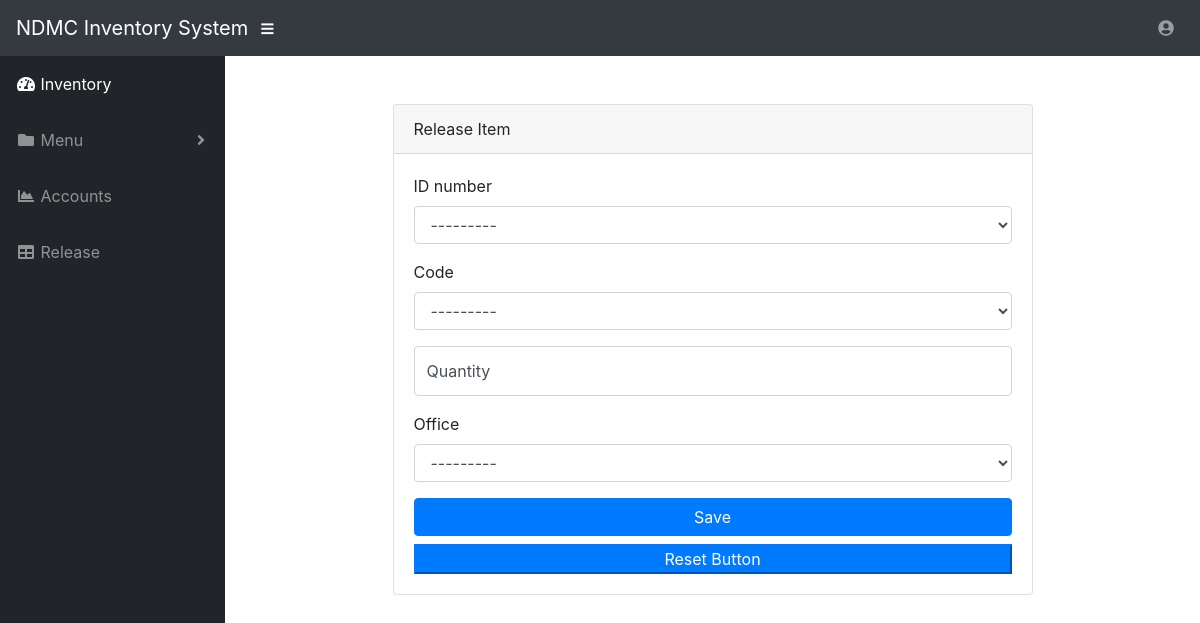
Before: /stock/release/ (signed in) with the older database file.
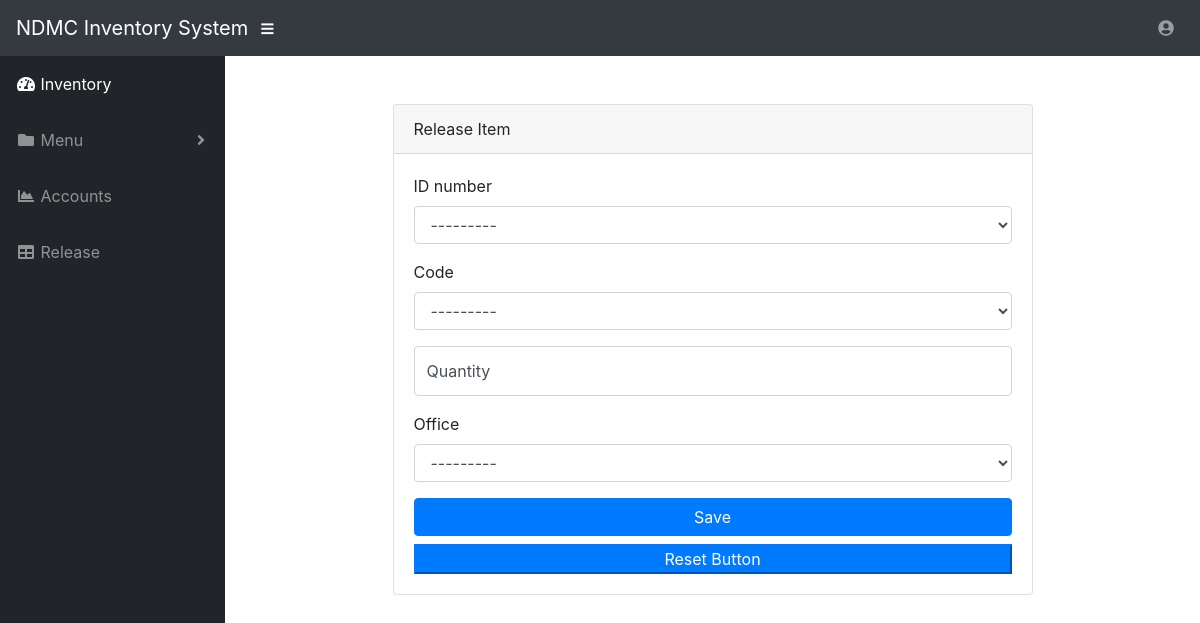
After: the same page with the newer database file.
### stock/models.py (models this page shows)
class Customer(models.Model):
    user                    = models.ForeignKey(User, on_delete=models.CASCADE)
    id_number               = models.CharField(max_length=255)
    last_name               = models.CharField(max_length=255)
    first_name              = models.CharField(max_length=255)
    middle_name             = models.CharField(max_length=255)
    course                  = models.ForeignKey('Course', on_delete=models.CASCADE)
    year                    = models.CharField(
                                                max_length=9,
                                                choices=YEAR_CHOICES,
                                                default='1st'
                                            )
    status                  = models.CharField(
                                                max_length=9,
                                                choices=STATUS_CHOICES,
                                                default='single'
                                            )
    date_created            = models.DateTimeField(auto_now_add=True)
    date_modified           = models.DateTimeField(auto_now=True)
    slug                    = models.SlugField(null=True, blank=True)
    def __str__(self):
        return '{}'.format(self.id_number)

class Item(models.Model):
    user                    = models.ForeignKey(User, on_delete=models.CASCADE)
    brand                   = models.ForeignKey('Brand', on_delete=models.CASCADE)
    category                = models.ForeignKey('Category', on_delete=models.CASCADE)
    barcode                 = models.ImageField(upload_to='media')
    number                  = models.CharField(max_length=255)
    name                    = models.CharField(max_length=255)
    description             = models.TextField()
    quantity                = models.IntegerField()
    unit_cost               = models.IntegerField()
    total                   = models.IntegerField()
    date_created            = models.DateTimeField(auto_now_add=True)
    date_modified           = models.DateTimeField(auto_now=True)
    slug                    = models.SlugField(null=True, blank=True)
    def __str__(self):
        return '{}'.format(self.number)

### stock/views.py (the view, shortened to what this page needs)
# urls.py: path('release/', ReleaseCreateView.as_view(), name='release'),
class ReleaseCreateView(LoginRequiredMixin, View):
    form_class = ReleaseForm
    initial = {'key': 'value'}
    template_name = 'stock/release-create.html'
    def get(self, request, *args, **kwargs):
        form = self.form_class(initial=self.initial)
        context = {
            'form': form,
        }
        return render(request, self.template_name, context)

### stock/forms.py
class ReleaseForm(forms.ModelForm):
	class Meta:
		model = Release
		fields = [
			'id_number',
			'number',
			'quantity',
			'office'
		]

### stock/models.py (called while the page is built)
    def __str__(self):
        return '{}'.format(self.name)

### templates/stock/release-create.html
{% extends 'base.html' %}
{% block content %}
  <div class="container">
    <div class="card card-register mx-auto mt-5">
      <div class="card-header">Release Item</div>
      <div class="card-body">
        <form method="POST" class="post-form" role="form">{% csrf_token %}
          <div class="form-group">
            <div class="id_number form-group">
              <label>ID number</label>
               {{ form.id_number }}
            </div>
          </div>
          <div class="form-group">
            <div class="form-group item">
              <label>Code</label>
               {{ form.number }}
            </div>
          </div>
          <div class="form-group">
            <div class="form-label-group">
              <input type="text" name="quantity" maxlength="255" id="id_quantity" class="form-control" placeholder="Quantity" required="required">
              <label for="id_quantity">Quantity</label>
            </div>
          </div>
          <div class="form-group">
            <div class="form-group office-list">
              <label>Office</label>
               {{ form.office }}
            </div>
          </div>
          <button type="submit" class="btn btn-primary btn-block">Save</button>
          <button type="reset" class="bbtn btn-primary btn-block">Reset Button</button>
        </form>
      </div>
    </div>
  </div>
{% endblock %}

Changed rows visible on the page:
added Customer: id_number "---------"
added Item: number "---------"
Other visible differences:
form field id_number: "---------" → (not shown)
form field number: "---------" → (not shown)
